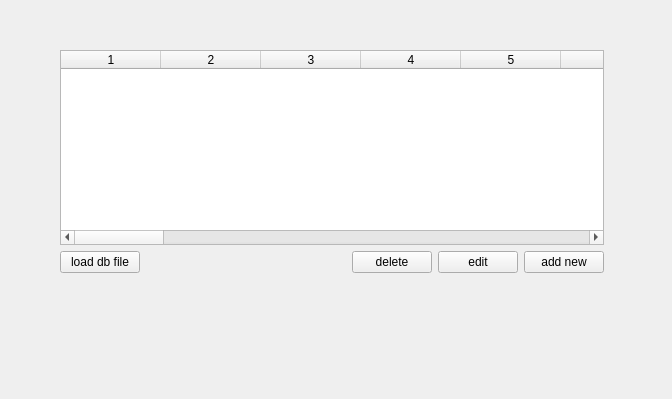
<?xml version="1.0" encoding="UTF-8"?>
<ui version="4.0">
 <class>Form</class>
 <widget class="QWidget" name="Form">
  <property name="geometry">
   <rect>
    <x>0</x>
    <y>0</y>
    <width>672</width>
    <height>399</height>
   </rect>
  </property>
  <property name="windowTitle">
   <string>Form</string>
  </property>
  <widget class="QWidget" name="layoutWidget">
   <property name="geometry">
    <rect>
     <x>60</x>
     <y>50</y>
     <width>544</width>
     <height>223</height>
    </rect>
   </property>
   <layout class="QGridLayout" name="gridLayout">
    <item row="0" column="0" colspan="5">
     <widget class="QTableWidget" name="tableWidget">
      <property name="columnCount">
       <number>29</number>
      </property>
      <column/>
      <column/>
      <column/>
      <column/>
      <column/>
      <column/>
      <column/>
      <column/>
      <column/>
      <column/>
      <column/>
      <column/>
      <column/>
      <column/>
      <column/>
      <column/>
      <column/>
      <column/>
      <column/>
      <column/>
      <column/>
      <column/>
      <column/>
      <column/>
      <column/>
      <column/>
      <column/>
      <column/>
      <column/>
     </widget>
    </item>
    <item row="1" column="0">
     <widget class="QPushButton" name="pushButton">
      <property name="text">
       <string>load db file</string>
      </property>
     </widget>
    </item>
    <item row="1" column="1">
     <spacer name="horizontalSpacer">
      <property name="orientation">
       <enum>Qt::Horizontal</enum>
      </property>
      <property name="sizeHint" stdset="0">
       <size>
        <width>198</width>
        <height>20</height>
       </size>
      </property>
     </spacer>
    </item>
    <item row="1" column="2">
     <widget class="QPushButton" name="pushButton_4">
      <property name="text">
       <string>delete</string>
      </property>
     </widget>
    </item>
    <item row="1" column="3">
     <widget class="QPushButton" name="pushButton_3">
      <property name="text">
       <string>edit</string>
      </property>
     </widget>
    </item>
    <item row="1" column="4">
     <widget class="QPushButton" name="pushButton_2">
      <property name="text">
       <string>add new</string>
      </property>
     </widget>
    </item>
   </layout>
  </widget>
 </widget>
 <resources/>
 <connections>
  <connection>
   <sender>tableWidget</sender>
   <signal>cellClicked(int,int)</signal>
   <receiver>Form</receiver>
   <slot>select_row(int)</slot>
   <hints>
    <hint type="sourcelabel">
     <x>228</x>
     <y>163</y>
    </hint>
    <hint type="destinationlabel">
     <x>256</x>
     <y>317</y>
    </hint>
   </hints>
  </connection>
  <connection>
   <sender>pushButton</sender>
   <signal>clicked()</signal>
   <receiver>Form</receiver>
   <slot>load_slot()</slot>
   <hints>
    <hint type="sourcelabel">
     <x>113</x>
     <y>264</y>
    </hint>
    <hint type="destinationlabel">
     <x>113</x>
     <y>315</y>
    </hint>
   </hints>
  </connection>
  <connection>
   <sender>pushButton_4</sender>
   <signal>clicked()</signal>
   <receiver>Form</receiver>
   <slot>delete_slot()</slot>
   <hints>
    <hint type="sourcelabel">
     <x>401</x>
     <y>268</y>
    </hint>
    <hint type="destinationlabel">
     <x>402</x>
     <y>313</y>
    </hint>
   </hints>
  </connection>
  <connection>
   <sender>pushButton_3</sender>
   <signal>clicked()</signal>
   <receiver>Form</receiver>
   <slot>edit_slot()</slot>
   <hints>
    <hint type="sourcelabel">
     <x>492</x>
     <y>260</y>
    </hint>
    <hint type="destinationlabel">
     <x>510</x>
     <y>330</y>
    </hint>
   </hints>
  </connection>
  <connection>
   <sender>pushButton_2</sender>
   <signal>clicked()</signal>
   <receiver>Form</receiver>
   <slot>add_slot()</slot>
   <hints>
    <hint type="sourcelabel">
     <x>578</x>
     <y>252</y>
    </hint>
    <hint type="destinationlabel">
     <x>603</x>
     <y>318</y>
    </hint>
   </hints>
  </connection>
 </connections>
 <slots>
  <slot>select_row(int)</slot>
  <slot>load_slot()</slot>
  <slot>edit_slot()</slot>
  <slot>add_slot()</slot>
  <slot>delete_slot()</slot>
 </slots>
</ui>
